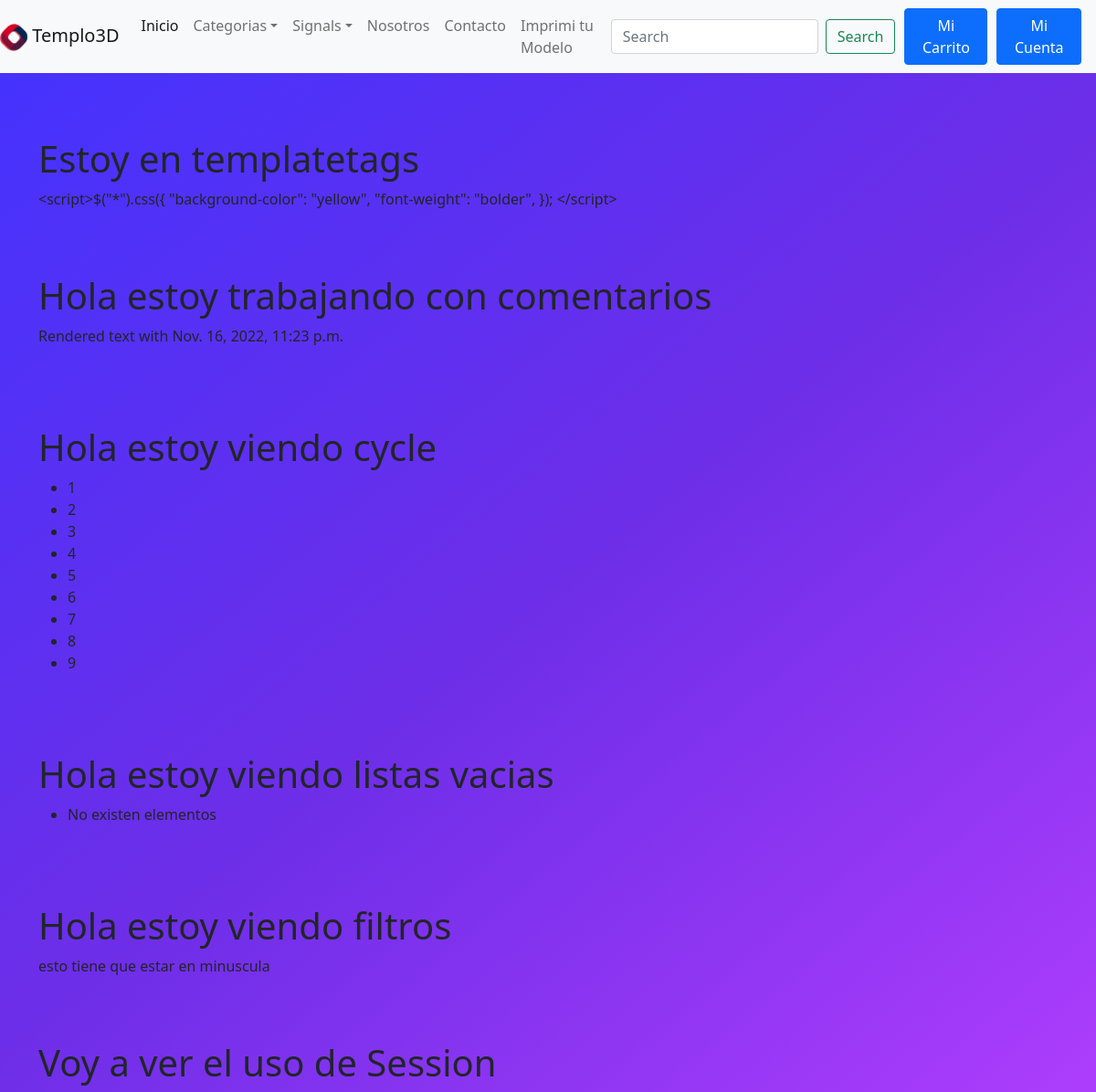
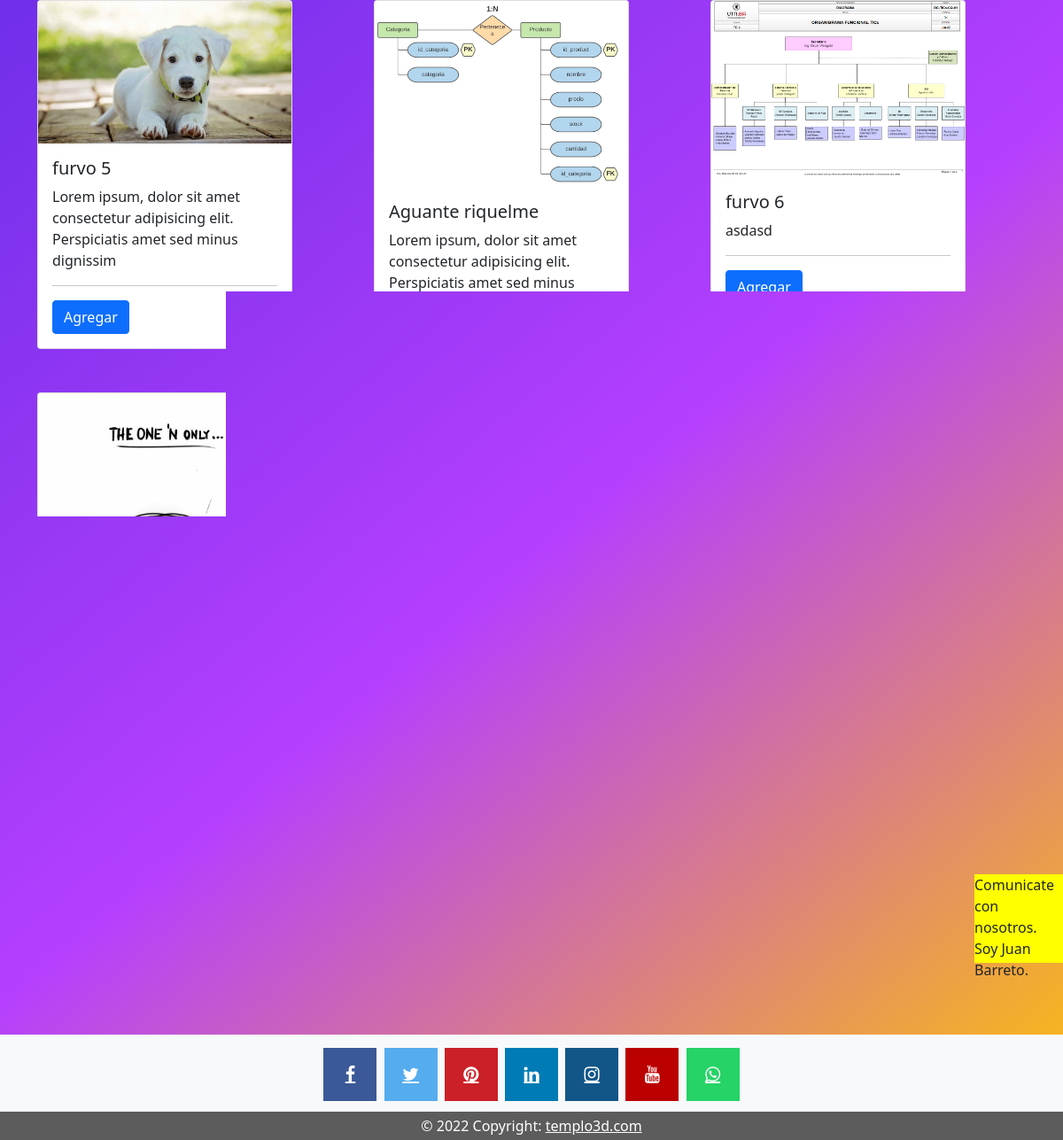
Page /templatetags1 on the committed database (2 pictures, top to bottom).
### productos/models.py (models this page shows, shortened)
class Producto(models.Model):
    Borrador = 'En Stock'
    Publicado = 'Sin Stock'
    Retirado = 'Sin publicar'
    APROBACION_PRODUCTO = (
        (Borrador, 'En Stock'),
        (Publicado, 'Sin Stock'),
        (Retirado, 'Sin publicar'),
    )
    estado = models.CharField(
        max_length=15, choices=APROBACION_PRODUCTO, default='Publicado'
        )
    producto = models.CharField(max_length=200)
    precio = models.CharField(max_length=10, null=True, blank=True, default='0')
    fecha_publicacion = models.DateTimeField('Fecha de publicación')
    imagen = models.ImageField(upload_to="producto/%Y/%m/%d", blank=True, null=True)
    categoria = models.ForeignKey(
        Categoria, blank=False, null=True, on_delete=models.CASCADE
    )
    stock = models.IntegerField(default=0)
    descripcion = models.TextField( default="")
    precio = models.DecimalField(max_digits=12, decimal_places=2, default=0.00)
    descuento = models.IntegerField(default=0)

### vistaprevia/views.py (the view, shortened to what this page needs)
# urls.py: path('templatetags1', Templatetags1.as_view(), name='templatetags1'),
class Templatetags1(View):
    template = "vistaprevia/templatetags1.html"
    def get(self, request):
        params = {}
        params["cross_site_scripting"]="""
            <script>$("*").css({
                "background-color": "yellow",
                "font-weight": "bolder",
            });
            </script>
        """
        producto = Producto.objects.filter(
            Q(estado="En Stock")
        )
        params["los_productos"]=producto
        params["fecha_de_hoy"]=datetime.datetime.now()
        params["mi_lista"]=[1, 2, 3, 4, 5, 6, 7, 8, 9]
        params["row3"]="row3"
        params["mi_lista2"]=[]
        return render(request, self.template, params)

### templates/vistaprevia/templatetags1.html (shortened to what this page needs)
{% extends "layout.html" %}
{% load static %}
{% load mi_tienda %}
{% block contenedor %}
<div class="container">
    <div class="row" >
        <div class="col-12 color1" style="padding-top: 70px;">
            <h1>Estoy en templatetags</h1>
            {% autoescape on %}
                {{ cross_site_scripting }}
            {% endautoescape %}
        </div>
    </div>
</div>
<div class="container">
    <div class="row" >
        <div class="col-12 color1" style="padding-top: 70px;">
            <h1>Hola estoy trabajando con comentarios</h1>
                <p>Rendered text with {{ fecha_de_hoy }}</p>
        </div>
    </div>
</div>
<div class="container">
    <div class="row" >
        <div class="col-12 color1" style="padding-top: 70px;">
            <h1>Hola estoy viendo cycle</h1>
            <ul>
                {% for elemento in mi_lista %}
                <li class="{% cycle 'row1' 'row2' row3 %}">
                    {{elemento}}
                </li>
                {% endfor %}
            </ul>
        </div>
    </div>
</div>
<div class="container">
    <div class="row" >
        <div class="col-12 color1" style="padding-top: 70px;">
            <h1>Hola estoy viendo listas vacias</h1>
            <ul>
                {% for elemento in mi_lista2 %}
                <li class="{% cycle 'row1' 'row2' row3 %}">
                    {{elemento}}
                </li>
                {% empty %}
                <li class="{% cycle 'row1' 'row2' row3 %}">
                    No existen elementos
                </li>
                {% endfor %}
            </ul>
        </div>
    </div>
</div>
<div class="container">
    <div class="row" >
        <div class="col-12 color1" style="padding-top: 70px;">
            <h1>Hola estoy viendo filtros</h1>
        </div>
    </div>
</div>
<div class="container">
    <div class="row" >
        <div class="col-12 color1" style="padding-top: 70px;">
            <h1>Voy a ver el uso de Session</h1>
        </div>
        {% for producto in los_productos %}
        <div class="col-12 col-lg-4">
            <div class="card" style="width: 18rem;">
                <img src="/media/{{producto.imagen}}" class="card-img-top" alt="...">
                <div class="card-body">
                    <h5 class="card-title">{{producto.producto}}</h5>
                    <p class="card-text">{{producto.descripcion|slice:":95"}}</p>
                    <hr/>
                    <form action="/templatetags1" method="post">{% csrf_token %}
                        <input type="submit" class="float-rigth  btn btn-primary" value="Agregar"/>
                    </form>
                </div>
            </div>
        </div>
        {% endfor %}
    </div>
</div>
{% include "descripcion_lateral.html" with nombre="Juan" apellido="Barreto" %}
<div class="container">
    <div class="row" >
        <div class="col-12 color1" style="padding-top: 70px;">
            <br>
        </div>
    </div>
</div>
{% endblock  %}

### rows in the picture
Producto: imagen (picture), producto "furvo 5", descripcion "Lorem ipsum, dolor sit amet consectetur adipisicing elit. Perspiciatis amet sed minus dignissim"
Producto: imagen (picture), producto "Aguante riquelme", descripcion "Lorem ipsum, dolor sit amet consectetur adipisicing elit. Perspiciatis amet sed minus dignissim"
Producto: imagen (picture), producto "furvo 6", descripcion "asdasd"
Producto: imagen (picture)
Producto: imagen (picture)

### other values in the picture
{{ cross_site_scripting }} "<script>$(\"*\").css({ \"background-color\": \"yellow\", \"font-weight\": \"bolder\", }); </script>"
{{ fecha_de_hoy }} "Nov. 16, 2022, 11:23 p.m."
{{ elemento }} "1" "2" "3" "4" "5" "6" "7" "8" "9"
{{ nombre }} "Juan"
{{ apellido }} "Barreto"
